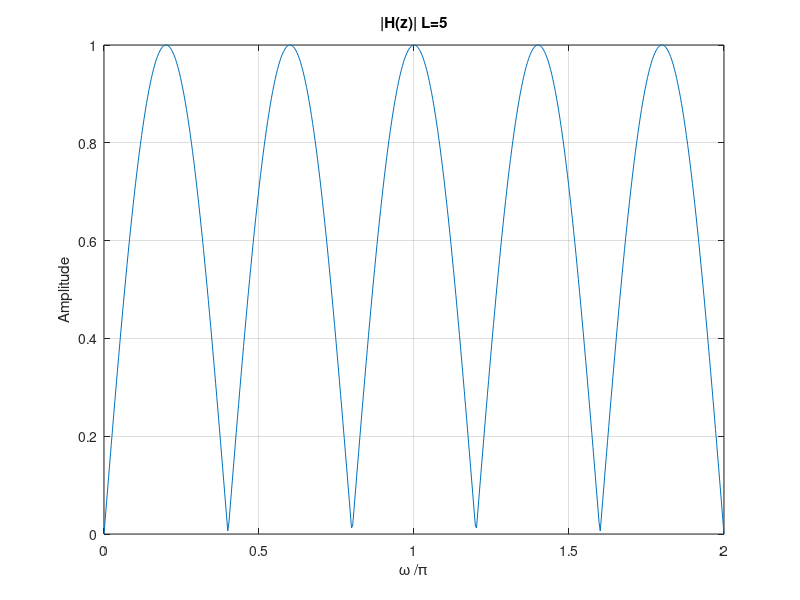

Source code (MATLAB):
% Program Q4_18
clear;

L = input('Enter the value of L ');
w = 0:2*pi/511:2*pi;
num1 = [.5 zeros(1,L-1) -.5];
den1 = [1];

h1 = freqz(num1, den1, w);

y = abs(h1);
plot(w/pi,y);
axis([0 2 0 1])
grid;
title(['|H(z)| L=',num2str(L)]);
xlabel('\omega /\pi');
ylabel('Amplitude');
